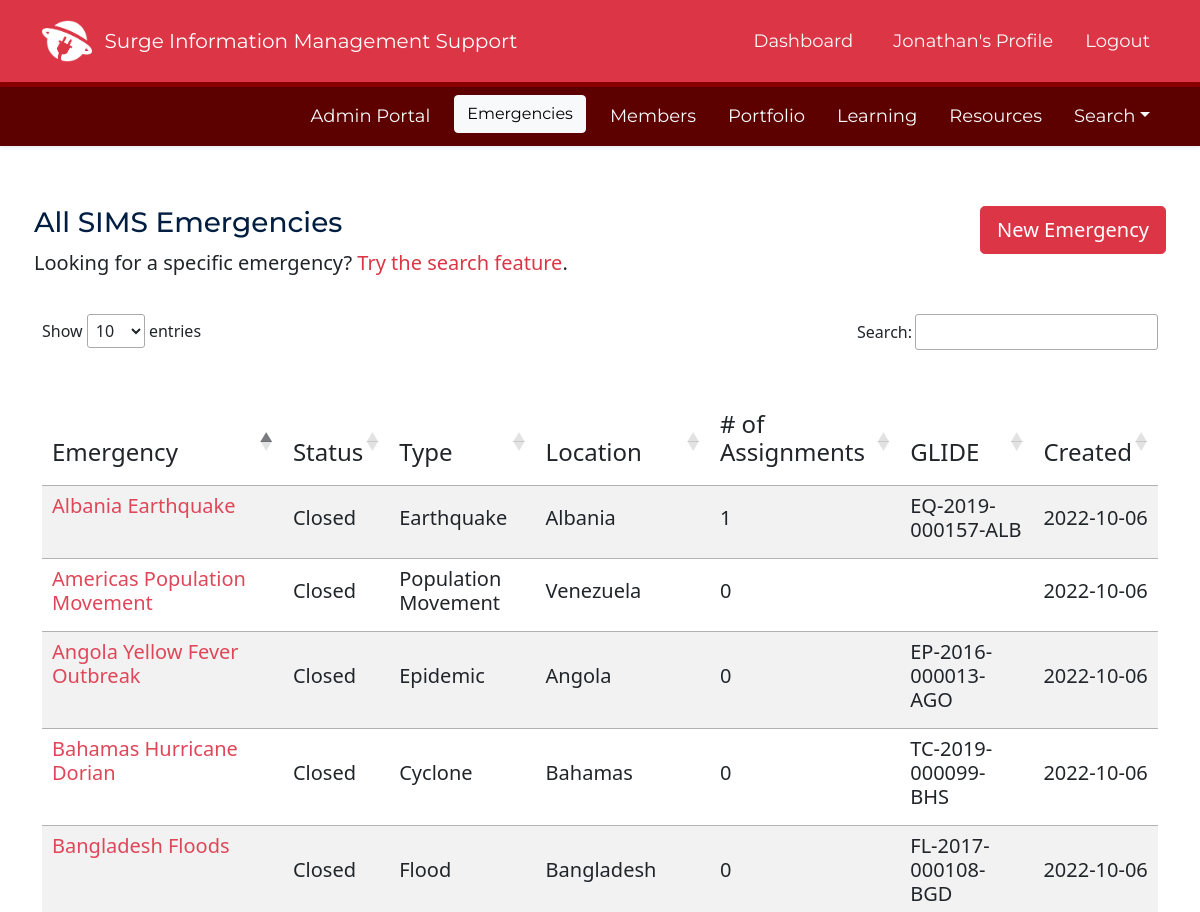
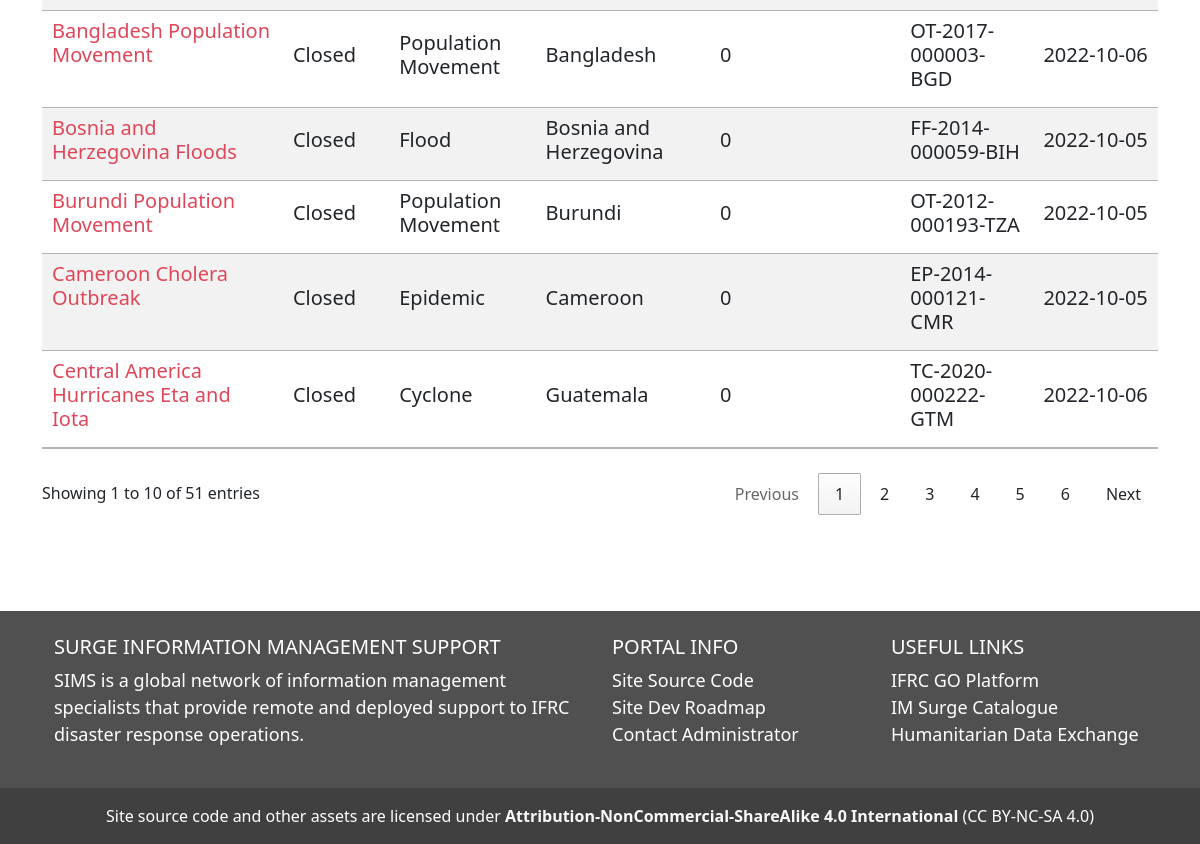
/emergencies/all (signed in), run on the app's committed database (2 pictures, top to bottom).
### SIMS_Portal/models.py (models this page shows, shortened)
class User(db.Model, UserMixin):
	__tablename__ = 'user'
	id = db.Column(db.Integer, primary_key=True)
	firstname = db.Column(db.String(40), nullable=False)
	lastname = db.Column(db.String(40), nullable=False)
	status = db.Column(db.String(20), default='Pending')
	birthday = db.Column(db.Date)
	email = db.Column(db.String(120), unique=True, nullable=False)
	password = db.Column(db.String(60), nullable=False)
	molnix_id = db.Column(db.Integer)
	job_title = db.Column(db.String(120))
	unit = db.Column(db.String(120))
	bio = db.Column(db.Text)
	is_admin = db.Column(db.Boolean, default=False)
	roles = db.Column(db.String(1000))
	languages = db.Column(db.String(1000))
	image_file = db.Column(db.String(20), nullable=False, default='default.png')
	twitter = db.Column(db.String(120))
	slack_id = db.Column(db.String(120))
	github = db.Column(db.String(120))
	linked_in = db.Column(db.String(120))
	messaging_number_country_code = db.Column(db.Integer)
	messaging_number = db.Column(db.Integer)
	ns_id = db.Column(db.Integer, db.ForeignKey('nationalsociety.ns_go_id'))
	assignments = db.relationship('Assignment', backref='assigned_member')
	products = db.relationship('Portfolio', backref='creator', lazy=True)
	skills = db.relationship('Skill', secondary='user_skill', backref='members_with_skill')
	languages = db.relationship('Language', secondary='user_language', backref='members_with_language')
	badges = db.relationship('Badge', secondary='user_badge', backref='members_with_badge')
	working_groups = db.relationship('WorkingGroup', secondary='user_workinggroup', backref='members_with_workinggroup')
	created_at = db.Column(db.DateTime, server_default=func.now())
	updated_at = db.Column(db.DateTime, onupdate=func.now())
	fullname = column_property(firstname + " " + lastname)
	@hybrid_property
	def fullname(self):
		return self.firstname + " " + self.lastname

class Emergency(db.Model):
	__tablename__ = 'emergency'
	id = db.Column(db.Integer, primary_key=True)
	emergency_name = db.Column(db.String(100), nullable=False)
	emergency_status = db.Column(db.String(100), nullable=False, default='Active')
	emergency_glide = db.Column(db.String(20))
	emergency_go_id = db.Column(db.Integer)
	emergency_location_id = db.Column(db.Integer)
	emergency_review_id = db.Column(db.Integer)
	activation_details = db.Column(db.String(1000))
	slack_channel = db.Column(db.String)
	dropbox_url = db.Column(db.String)
	trello_url = db.Column(db.String)
	emergency_type_id = db.Column(db.Integer, db.ForeignKey('emergencytype.id'))
	emergency_products = db.relationship('Portfolio', backref='emergency_response', lazy=True)
	assigned_to = db.relationship('Assignment', backref='assigned_emergency', lazy=True)
	story_id = db.relationship('Story', backref='associated_story', lazy=True)
	created_at = db.Column(db.DateTime, server_default=func.now())
	updated_at = db.Column(db.DateTime, onupdate=func.now())

### SIMS_Portal/emergencies/routes.py (the view)
@emergencies.route('/emergencies/all')
@login_required
def view_all_emergencies():
	emergencies = db.engine.execute("SELECT e.id, e.emergency_name, e.emergency_status, e.emergency_glide, e.created_at, a.end_date, COUNT(a.id) as count_assignments, n.country_name, t.emergency_type_name FROM emergency e LEFT JOIN assignment a ON a.emergency_id = e.id LEFT JOIN nationalsociety n ON e.emergency_location_id = n.ns_go_id LEFT JOIN emergencytype t ON t.emergency_type_go_id = e.emergency_type_id WHERE e.emergency_status <> 'Removed' GROUP BY e.emergency_name")
	return render_template('emergencies_all.html', emergencies=emergencies)

### SIMS_Portal/models.py (called while the page is built)
@login_manager.user_loader
def load_user(user_id):
	return User.query.get(int(user_id))

### SIMS_Portal/templates/emergencies_all.html
{% extends "layout.html" %}
{% block content %}
<div class="container">
	<div class='row my-5'>
		<table class="table table-sm table-borderless">
  		<tbody>
			<tr>
	  		<td scope="row">
		  		<h3 class="" style="font-family: 'Montserrat'" id='sims-blue'>All SIMS Emergencies</h3>
		  		<p class="lead">Looking for a specific emergency? <a href="/search/emergencies" class="text-danger">Try the search feature</a>.</p>
	  		</td>
	  		<td class="float-end">
		  		{% if current_user.is_admin == 1 %}
		  		<a href='/emergency/new'><button class='btn btn-danger btn-lg float-right'>New Emergency</button></a>
		  		{% endif %}
	  		</td>
			</tr>
  		</tbody>
		</table>
		<table class="table table-striped mt-5" id='datatable'>
  		<thead class="">
			<tr>
	  		<th><h4>Emergency</h4></th>
	  		<th><h4>Status</h4></th>
	  		<th><h4>Type</h4></th>
	  		<th><h4>Location</h4></th>
	  		<th><h4># of Assignments</h4></th>
	  		<th><h4>GLIDE</h4></th>
	  		<th><h4>Created</h4></th>
			</tr>
  		</thead>
  		<tbody>
	  		{% for emergency in emergencies %}
	  		<tr>
				<td class="fw-bold"><a href="/emergency/{{emergency.id}}" class="link-danger"><h5>{{emergency.emergency_name}}</h5></a></td>
				<td class="align-middle"><h5>{{emergency.emergency_status}}</h5></td>
				<td class="align-middle"><h5>{{emergency.emergency_type_name}}</h5></td>
				<td class="align-middle"><h5>{{emergency.country_name}}</h5></td>
				<td class="align-middle"><h5>{{emergency.count_assignments}}</h5></td>
				<td class="align-middle"><h5>{{emergency.emergency_glide}}</h5></td>
				<td class="align-middle"><h5>{{emergency.created_at[:10]}}</h5></td>
	  		</tr>
	  		{% endfor %}
  		</tbody>
		</table>
	</div>
</div>
{% endblock content %}

### SIMS_Portal/templates/layout.html (shortened to what this page needs)
<!DOCTYPE html>
<html lang="en">
<head>
	<link href="https://cdn.jsdelivr.net/npm/bootstrap@5.1.3/dist/css/bootstrap.min.css" rel="stylesheet">
	<link rel="stylesheet" type="text/css" href="https://cdn.datatables.net/1.12.1/css/jquery.dataTables.css">
	<link rel="stylesheet" type="text/css" href="{{ url_for('static', filename='css/main.css') }}">
	<link rel="stylesheet" href="https://cdn.jsdelivr.net/npm/bootstrap-icons@1.8.3/font/bootstrap-icons.css">
	<link rel="stylesheet" href="https://cdn.jsdelivr.net/npm/fullcalendar@5.11.0/main.min.css">
	<link rel="stylesheet" href="https://maxcdn.bootstrapcdn.com/font-awesome/4.7.0/css/font-awesome.min.css">
</head>
<body class="d-flex flex-column min-vh-100" data-spy="scroll" data-target=".card" data-offset="50">
	<header>
	<nav id="navbar_top" class="navbar navbar-expand-md navbar-dark bg-danger navbar-static-top py-3">
	 <div class="container">
		 <img src='/static/assets/img/SIMS-Logo-Dark.png' height='50px'>&nbsp &nbsp
		{% if current_user.is_authenticated %}
			<a class="navbar-brand" href="/dashboard" style="font-family: 'Montserrat';">Surge Information Management Support</a>
		{% else %}
			<a class="navbar-brand" href="/" style="font-family: 'Montserrat';">Surge Information Management Support</a>
		{% endif %}
	  <div class="collapse navbar-collapse" id="main_nav">
		<ul class="navbar-nav ms-auto">
			{% if current_user.is_authenticated %}
				{% if request.path == '/dashboard' %}
					<li class="nav-item px-3"><button type="button" class="btn btn-light" style="font-family: 'Montserrat';">Dashboard</button></li>
				{% else %}
					<li class="nav-item px-3"><a class="nav-link text-light" href="/dashboard" style="font-family: 'Montserrat';"> Dashboard </a></li>
				{% endif %}
				{% if '/profile_edit/' in request.path %}
				<li class="nav-item px-3"> </li>
				{% elif request.path == '/profile' %}
					<li class="nav-item px-2"><button type="button" class="btn btn-light" style="font-family: 'Montserrat';">{{ current_user.firstname }}'s Profile</button></li>
				{% else %}
				<li class="nav-item px-2"><a class="nav-link text-light" href="/profile" style="font-family: 'Montserrat';"> {{ current_user.firstname }}'s Profile </a></li>
				{% endif %}
				<li class="nav-item ps-2"><a class="nav-link text-light" href="/logout" style="font-family: 'Montserrat';"> Logout </a></li>
			{% endif %}
		</ul>
	  </div>
	</nav>
	{% if current_user.is_authenticated %}
	<nav id="navbar_top_login" class="navbar navbar-expand-sm box-shadow shadow-sm navbar-dark sticky-top mb-2">
	 <div class="container">
	  <div class="collapse navbar-collapse" id="main_nav">
			<ul class="navbar-nav ms-auto">
				{% if current_user.is_admin == 1 %}
					{% if '/admin_landing' in request.path %}
					<li class="nav-item px-2"><button type="button" class="btn btn-light" style="font-family: 'Montserrat';">Admin Portal</button></li>
					{% else %}
					<li class="nav-item px-2"><a class="nav-link text-light" href="/admin_landing" style="font-family: 'Montserrat';">Admin Portal</a></li>
					{% endif %}
				{% endif %}
				{% if '/emergencies/all' in request.path %}
					<li class="nav-item px-2"><button type="button" class="btn btn-light" style="font-family: 'Montserrat';">Emergencies</button></li>
				{% else %}
					<li class="nav-item px-2"><a class="nav-link text-light" href="{{ url_for('emergencies.view_all_emergencies')}}" style="font-family: 'Montserrat';">Emergencies</a></li>
				{% endif %}
				{% if '/members/all' in request.path %}
					<li class="nav-item px-2"><button type="button" class="btn btn-light" style="font-family: 'Montserrat';">Members</button></li>
				{% else %}
					<li class="nav-item px-2"><a class="nav-link text-light" href="{{ url_for('users.members_all')}}" style="font-family: 'Montserrat';">Members</a></li>
				{% endif %}
				{% if '/all_products' in request.path %}
					<li class="nav-item px-2"><button type="button" class="btn btn-light" style="font-family: 'Montserrat';">Portfolio</button></li>
				{% else %}
					<li class="nav-item px-2"><a class="nav-link text-light" href="{{ url_for('portfolios.all_products')}}" style="font-family: 'Montserrat';">Portfolio</a></li>
				{% endif %}
				{% if '/learning' in request.path %}
					<li class="nav-item px-2"><button type="button" class="btn btn-light" style="font-family: 'Montserrat';">Learning</button></li>
				{% else %}
					<li class="nav-item px-2"><a class="nav-link text-light" href="{{ url_for('main.learning')}}" style="font-family: 'Montserrat';">Learning</a></li>
				{% endif %}
				{% if '/resources' in request.path %}
					<li class="nav-item px-2"><button type="button" class="btn btn-light" style="font-family: 'Montserrat';">Resources</button></li>
				{% else %}
					<li class="nav-item px-2"><a class="nav-link text-light" href="{{ url_for('main.resources')}}" style="font-family: 'Montserrat';">Resources</a></li>
				{% endif %}
					<li class="nav-item dropdown ps-2 pl-3">
						<a class="nav-link dropdown-toggle text-light" href="#" id="navbarDropdown" role="button" data-toggle="dropdown" aria-haspopup="true" aria-expanded="false" style="font-family: 'Montserrat';">Search</a>
					</li>
			</ul>
		</div>
	  </div>
	</nav>
	{% endif %}
	</header>
	{% block content %}{% endblock %}
	<br><br>
	<footer class="text-white text-center text-lg-start mt-auto" style='background: #505050'>
	  <div class="container p-4">
		<div class="row">
		  <div class="col-lg-6 col-md-12 mb-4 mb-md-0">
			<h5 class="text-uppercase">Surge Information Management Support</h5>
			<p>
			  SIMS is a global network of information management specialists that provide remote and deployed support to IFRC disaster response operations.
			</p>
		  </div>
		  <div class="col-lg-3 col-md-6 mb-4 mb-md-0">
			<h5 class="text-uppercase">Portal Info</h5>
			<ul class="list-unstyled mb-0">
			  <li>
				<a href="https://github.com/JonathanGarro/SIMS-Portal-Neo" class="text-white">Site Source Code</a>
			  </li>
			  <li>
				<a href="https://trello.com/b/zzwVdwoY/sims-portal-development-roadmap" class="text-white">Site Dev Roadmap</a>
			  </li>
			  <li>
				<a href="#!" class="text-white">Contact Administrator</a>
			  </li>
			</ul>
		  </div>
		  <div class="col-lg-3 col-md-6 mb-4 mb-md-0">
			  <h5 class="text-uppercase">Useful Links</h5>
			  <ul class="list-unstyled mb-0">
				<li>
				  <a href="https://go.ifrc.org" class="text-white">IFRC GO Platform</a>
				</li>
				<li>
				  <a href="https://go.ifrc.org/deployments/catalogue/infoMgt" class="text-white">IM Surge Catalogue</a>
				</li>
				<li>
				  <a href="https://data.humdata.org" class="text-white">Humanitarian Data Exchange</a>
				</li>
			  </ul>
			</div>
		</div>
	  </div>
	  <div class="text-center p-3" style="background-color: rgba(0, 0, 0, 0.2);">
		Site source code and other assets are licensed under <a href='http://creativecommons.org/licenses/by-nc-sa/4.0/' class='text-light fw-bold'> Attribution-NonCommercial-ShareAlike 4.0 International</a> (CC BY-NC-SA 4.0)
	  </div>
	</footer>
</body>
</html>

### SIMS_Portal/static/css/main.css (style rules this page uses)
a { text-decoration: none; color: #df4759 }
a:link { text-decoration: none; color: #df4759 }
body { position: relative; }
p { font-size: 18px; }
li { font-size: 18px; }
#navbar_top_login { background: #5c0000 !important; }
#sims-blue { color: #011E41 }
#navbar_top { border-bottom: 5px solid #890000; }
#datatable { margin-bottom: 20px; }

### data on the page
User: firstname "Jonathan"
Emergency: emergency_name "Albania Earthquake", emergency_status "Closed", emergency_type_name "Earthquake", country_name "Albania", count_assignments "1", emergency_glide "EQ-2019-000157-ALB", created_at "2022-10-06"
Emergency: emergency_name "Americas Population Movement", emergency_status "Closed", emergency_type_name "Population Movement", country_name "Venezuela", count_assignments "0", created_at "2022-10-06"
Emergency: emergency_name "Angola Yellow Fever Outbreak", emergency_status "Closed", emergency_type_name "Epidemic", country_name "Angola", count_assignments "0", emergency_glide "EP-2016-000013-AGO", created_at "2022-10-06"
Emergency: emergency_name "Bahamas Hurricane Dorian", emergency_status "Closed", emergency_type_name "Cyclone", country_name "Bahamas", count_assignments "0", emergency_glide "TC-2019-000099-BHS", created_at "2022-10-06"
Emergency: emergency_name "Bangladesh Floods", emergency_status "Closed", emergency_type_name "Flood", country_name "Bangladesh", count_assignments "0", emergency_glide "FL-2017-000108-BGD", created_at "2022-10-06"
Emergency: emergency_name "Bangladesh Population Movement", emergency_status "Closed", emergency_type_name "Population Movement", country_name "Bangladesh", count_assignments "0", emergency_glide "OT-2017-000003-BGD", created_at "2022-10-06"
Emergency: emergency_name "Bosnia and Herzegovina Floods", emergency_status "Closed", emergency_type_name "Flood", country_name "Bosnia and Herzegovina", count_assignments "0", emergency_glide "FF-2014-000059-BIH", created_at "2022-10-05"
Emergency: emergency_name "Burundi Population Movement", emergency_status "Closed", emergency_type_name "Population Movement", country_name "Burundi", count_assignments "0", emergency_glide "OT-2012-000193-TZA", created_at "2022-10-05"
Emergency: emergency_name "Cameroon Cholera Outbreak", emergency_status "Closed", emergency_type_name "Epidemic", country_name "Cameroon", count_assignments "0", emergency_glide "EP-2014-000121-CMR", created_at "2022-10-05"
Emergency: emergency_name "Central America Hurricanes Eta and Iota", emergency_status "Closed", emergency_type_name "Cyclone", country_name "Guatemala", count_assignments "0", emergency_glide "TC-2020-000222-GTM", created_at "2022-10-06"
